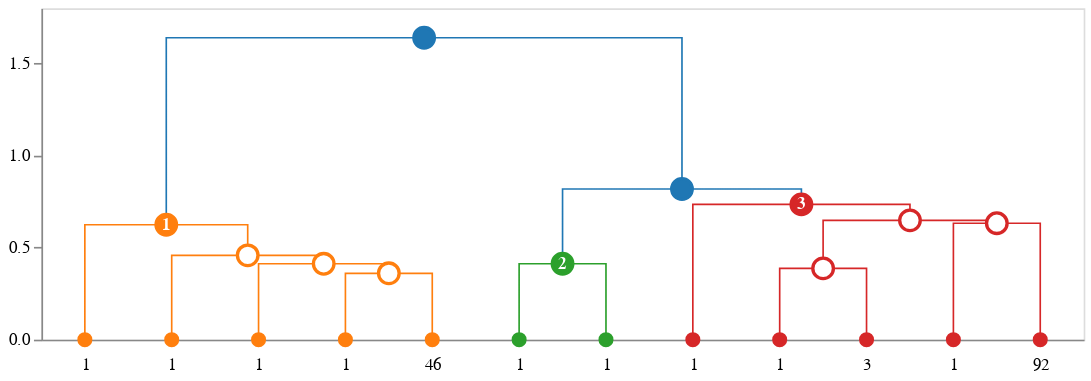

Source (notebook cell):
### Markdown cell above
### Altair

### Code cell
dendrogram.plot(
    backend='altair',
    height=200, width=629,    
)

### Figure 1 — Vega-Lite specification as saved in the notebook (floating-point values rounded to 4 significant figures)
{"layer": [{"data": {"name": "data-14cecd4bee7b75d255fafc30acb8179d"}, "mark": "line", "encoding": {"color": {"field": "fillcolor", "legend": null, "scale": null, "type": "nominal"}, "detail": {"field": "index", "type": "quantitative"}, "order": {"field": "_order_helper", "type": "quantitative"}, "strokeDash": {"field": "strokedash", "legend": null, "scale": null, "type": "nominal"}, "strokeOpacity": {"field": "strokeopacity", "legend": null, "scale": null, "type": "quantitative"}, "strokeWidth": {"field": "strokewidth", "legend": null, "scale": null, "type": "quantitative"}, "x": {"axis": {"grid": false, "labelAngle": 0, "labelExpr": "datum.value == 5.0 ? '1' : datum.value == 15.0 ? '1' : datum.value == 25.0 ? '1' : datum.value == 35.0 ? '1' : datum.value == 45.0 ? '46' : datum.value == 55.0 ? '1' : datum.value == 65.0 ? '1' : datum.value == 75.0 ? '1' : datum.value == 85.0 ? '1' : datum.value == 95.0 ? '3' : datum.value == 105.0 ? '1' : datum.value == 115.0 ? '92' : ''", "labelPadding": 10, "orient": "bottom", "ticks": false, "values": [5.0, 15.0, 25.0, 35.0, 45.0, 55.0, 65.0, 75.0, 85.0, 95.0, 105.0, 115.0]}, "field": "x", "title": null, "type": "quantitative"}, "y": {"axis": {"grid": false}, "field": "y", "scale": {"reverse": false, "type": "linear"}, "title": null, "type": "quantitative"}}}, {"layer": [{"layer": [{"mark": "point", "encoding": {"fill": {"field": "fillcolor", "scale": null, "type": "nominal"}, "opacity": {"field": "opacity", "scale": null, "type": "quantitative"}, "size": {"field": "size", "scale": null, "type": "quantitative"}, "stroke": {"field": "edgecolor", "scale": null, "type": "nominal"}, "tooltip": {"field": "hovertext", "type": "nominal"}, "x": {"axis": {"grid": false, "labelAngle": 0, "labelExpr": "datum.value == 5.0 ? '1' : datum.value == 15.0 ? '1' : datum.value == 25.0 ? '1' : datum.value == 35.0 ? '1' : datum.value == 45.0 ? '46' : datum.value == 55.0 ? '1' : datum.value == 65.0 ? '1' : datum.value == 75.0 ? '1' : datum.value == 85.0 ? '1' : datum.value == 95.0 ? '3' : datum.value == 105.0 ? '1' : datum.value == 115.0 ? '92' : ''", "labelPadding": 10, "orient": "bottom", "ticks": false, "values": [5.0, 15.0, 25.0, 35.0, 45.0, 55.0, 65.0, 75.0, 85.0, 95.0, 105.0, 115.0]}, "field": "x", "title": null, "type": "quantitative"}, "y": {"axis": {"grid": false}, "field": "y", "scale": {"reverse": false, "type": "linear"}, "title": null, "type": "quantitative"}}}, {"mark": {"type": "text", "fontWeight": "bold"}, "encoding": {"color": {"field": "labelcolor", "scale": null, "type": "nominal"}, "size": {"field": "labelsize", "scale": null, "type": "quantitative"}, "text": {"field": "label", "type": "nominal"}, "tooltip": {"field": "hovertext", "type": "nominal"}, "x": {"axis": {"grid": false, "labelAngle": 0, "labelExpr": "datum.value == 5.0 ? '1' : datum.value == 15.0 ? '1' : datum.value == 25.0 ? '1' : datum.value == 35.0 ? '1' : datum.value == 45.0 ? '46' : datum.value == 55.0 ? '1' : datum.value == 65.0 ? '1' : datum.value == 75.0 ? '1' : datum.value == 85.0 ? '1' : datum.value == 95.0 ? '3' : datum.value == 105.0 ? '1' : datum.value == 115.0 ? '92' : ''", "labelPadding": 10, "orient": "bottom", "ticks": false, "values": [5.0, 15.0, 25.0, 35.0, 45.0, 55.0, 65.0, 75.0, 85.0, 95.0, 105.0, 115.0]}, "field": "x", "title": null, "type": "quantitative"}, "y": {"axis": {"grid": false}, "field": "y", "scale": {"reverse": false, "type": "linear"}, "title": null, "type": "quantitative"}}}]}], "data": {"name": "data-0bad9ac68e1ead0298d3c832bc7a79db"}}], "height": 200, "width": 629, "$schema": "https://vega.github.io/schema/vega-lite/v4.17.0.json", "datasets": {"data-14cecd4bee7b75d255fafc30acb8179d": [{"index": 0, "x": 35.0, "y": 0.0, "fillcolor": "#ff7f0e", "id": 269, "children_id": [15, 263], "cluster_id": null, "strokewidth": 1.0, "strokedash": [1, 0], "strokeopacity": 1.0, "_order_helper": 0}, {"index": 0, "x": 35.0, "y": 0.3606, "fillcolor": "#ff7f0e", "id": 269, "children_id": [15, 263], "cluster_id": null, "strokewidth": 1.0, "strokedash": [1, 0], "strokeopacity": 1.0, "_order_helper": 1}, {"index": 0, "x": 45.0, "y": 0.3606, "fillcolor": "#ff7f0e", "id": 269, "children_id": [15, 263], "cluster_id": null, "strokewidth": 1.0, "strokedash": [1, 0], "strokeopacity": 1.0, "_order_helper": 2}, {"index": 0, "x": 45.0, "y": 0.0, "fillcolor": "#ff7f0e", "id": 269, "children_id": [15, 263], "cluster_id": null, "strokewidth": 1.0, "strokedash": [1, 0], "strokeopacity": 1.0, "_order_helper": 3}, {"index": 1, "x": 25.0, "y": 0.0, "fillcolor": "#ff7f0e", "id": 278, "children_id": [14, 269], "cluster_id": null, "strokewidth": 1.0, "strokedash": [1, 0], "strokeopacity": 1.0, "_order_helper": 0}, {"index": 1, "x": 25.0, "y": 0.4123, "fillcolor": "#ff7f0e", "id": 278, "children_id": [14, 269], "cluster_id": null, "strokewidth": 1.0, "strokedash": [1, 0], "strokeopacity": 1.0, "_order_helper": 1}, {"index": 1, "x": 40.0, "y": 0.4123, "fillcolor": "#ff7f0e", "id": 278, "children_id": [14, 269], "cluster_id": null, "strokewidth": 1.0, "strokedash": [1, 0], "strokeopacity": 1.0, "_order_helper": 2}, {"index": 1, "x": 40.0, "y": 0.3606, "fillcolor": "#ff7f0e", "id": 278, "children_id": [14, 269], "cluster_id": null, "strokewidth": 1.0, "strokedash": [1, 0], "strokeopacity": 1.0, "_order_helper": 3}, {"index": 2, "x": 15.0, "y": 0.0, "fillcolor": "#ff7f0e", "id": 285, "children_id": [22, 278], "cluster_id": null, "strokewidth": 1.0, "strokedash": [1, 0], "strokeopacity": 1.0, "_order_helper": 0}, {"index": 2, "x": 15.0, "y": 0.4583, "fillcolor": "#ff7f0e", "id": 285, "children_id": [22, 278], "cluster_id": null, "strokewidth": 1.0, "strokedash": [1, 0], "strokeopacity": 1.0, "_order_helper": 1}, {"index": 2, "x": 32.5, "y": 0.4583, "fillcolor": "#ff7f0e", "id": 285, "children_id": [22, 278], "cluster_id": null, "strokewidth": 1.0, "strokedash": [1, 0], "strokeopacity": 1.0, "_order_helper": 2}, {"index": 2, "x": 32.5, "y": 0.4123, "fillcolor": "#ff7f0e", "id": 285, "children_id": [22, 278], "cluster_id": null, "strokewidth": 1.0, "strokedash": [1, 0], "strokeopacity": 1.0, "_order_helper": 3}, {"index": 3, "x": 5.0, "y": 0.0, "fillcolor": "#ff7f0e", "id": 293, "children_id": [41, 285], "cluster_id": 1.0, "strokewidth": 1.0, "strokedash": [1, 0], "strokeopacity": 1.0, "_order_helper": 0}, {"index": 3, "x": 5.0, "y": 0.6245, "fillcolor": "#ff7f0e", "id": 293, "children_id": [41, 285], "cluster_id": 1.0, "strokewidth": 1.0, "strokedash": [1, 0], "strokeopacity": 1.0, "_order_helper": 1}, {"index": 3, "x": 23.75, "y": 0.6245, "fillcolor": "#ff7f0e", "id": 293, "children_id": [41, 285], "cluster_id": 1.0, "strokewidth": 1.0, "strokedash": [1, 0], "strokeopacity": 1.0, "_order_helper": 2}, {"index": 3, "x": 23.75, "y": 0.4583, "fillcolor": "#ff7f0e", "id": 293, "children_id": [41, 285], "cluster_id": 1.0, "strokewidth": 1.0, "strokedash": [1, 0], "strokeopacity": 1.0, "_order_helper": 3}, {"index": 4, "x": 55.0, "y": 0.0, "fillcolor": "#2ca02c", "id": 279, "children_id": [117, 131], "cluster_id": 2.0, "strokewidth": 1.0, "strokedash": [1, 0], "strokeopacity": 1.0, "_order_helper": 0}, {"index": 4, "x": 55.0, "y": 0.4123, "fillcolor": "#2ca02c", "id": 279, "children_id": [117, 131], "cluster_id": 2.0, "strokewidth": 1.0, "strokedash": [1, 0], "strokeopacity": 1.0, "_order_helper": 1}, {"index": 4, "x": 65.0, "y": 0.4123, "fillcolor": "#2ca02c", "id": 279, "children_id": [117, 131], "cluster_id": 2.0, "strokewidth": 1.0, "strokedash": [1, 0], "strokeopacity": 1.0, "_order_helper": 2}, {"index": 4, "x": 65.0, "y": 0.0, "fillcolor": "#2ca02c", "id": 279, "children_id": [117, 131], "cluster_id": 2.0, "strokewidth": 1.0, "strokedash": [1, 0], "strokeopacity": 1.0, "_order_helper": 3}, {"index": 5, "x": 85.0, "y": 0.0, "fillcolor": "#d62728", "id": 273, "children_id": [98, 265], "cluster_id": null, "strokewidth": 1.0, "strokedash": [1, 0], "strokeopacity": 1.0, "_order_helper": 0}, {"index": 5, "x": 85.0, "y": 0.3873, "fillcolor": "#d62728", "id": 273, "children_id": [98, 265], "cluster_id": null, "strokewidth": 1.0, "strokedash": [1, 0], "strokeopacity": 1.0, "_order_helper": 1}, {"index": 5, "x": 95.0, "y": 0.3873, "fillcolor": "#d62728", "id": 273, "children_id": [98, 265], "cluster_id": null, "strokewidth": 1.0, "strokedash": [1, 0], "strokeopacity": 1.0, "_order_helper": 2}, {"index": 5, "x": 95.0, "y": 0.0, "fillcolor": "#d62728", "id": 273, "children_id": [98, 265], "cluster_id": null, "strokewidth": 1.0, "strokedash": [1, 0], "strokeopacity": 1.0, "_order_helper": 3}, {"index": 6, "x": 105.0, "y": 0.0, "fillcolor": "#d62728", "id": 294, "children_id": [109, 292], "cluster_id": null, "strokewidth": 1.0, "strokedash": [1, 0], "strokeopacity": 1.0, "_order_helper": 0}, {"index": 6, "x": 105.0, "y": 0.6325, "fillcolor": "#d62728", "id": 294, "children_id": [109, 292], "cluster_id": null, "strokewidth": 1.0, "strokedash": [1, 0], "strokeopacity": 1.0, "_order_helper": 1}, {"index": 6, "x": 115.0, "y": 0.6325, "fillcolor": "#d62728", "id": 294, "children_id": [109, 292], "cluster_id": null, "strokewidth": 1.0, "strokedash": [1, 0], "strokeopacity": 1.0, "_order_helper": 2}, {"index": 6, "x": 115.0, "y": 0.0, "fillcolor": "#d62728", "id": 294, "children_id": [109, 292], "cluster_id": null, "strokewidth": 1.0, "strokedash": [1, 0], "strokeopacity": 1.0, "_order_helper": 3}, {"index": 7, "x": 90.0, "y": 0.3873, "fillcolor": "#d62728", "id": 295, "children_id": [273, 294], "cluster_id": null, "strokewidth": 1.0, "strokedash": [1, 0], "strokeopacity": 1.0, "_order_helper": 0}, {"index": 7, "x": 90.0, "y": 0.6481, "fillcolor": "#d62728", "id": 295, "children_id": [273, 294], "cluster_id": null, "strokewidth": 1.0, "strokedash": [1, 0], "strokeopacity": 1.0, "_order_helper": 1}, {"index": 7, "x": 110.0, "y": 0.6481, "fillcolor": "#d62728", "id": 295, "children_id": [273, 294], "cluster_id": null, "strokewidth": 1.0, "strokedash": [1, 0], "strokeopacity": 1.0, "_order_helper": 2}, {"index": 7, "x": 110.0, "y": 0.6325, "fillcolor": "#d62728", "id": 295, "children_id": [273, 294], "cluster_id": null, "strokewidth": 1.0, "strokedash": [1, 0], "strokeopacity": 1.0, "_order_helper": 3}, {"index": 8, "x": 75.0, "y": 0.0, "fillcolor": "#d62728", "id": 296, "children_id": [106, 295], "cluster_id": 3.0, "strokewidth": 1.0, "strokedash": [1, 0], "strokeopacity": 1.0, "_order_helper": 0}, {"index": 8, "x": 75.0, "y": 0.7348, "fillcolor": "#d62728", "id": 296, "children_id": [106, 295], "cluster_id": 3.0, "strokewidth": 1.0, "strokedash": [1, 0], "strokeopacity": 1.0, "_order_helper": 1}, {"index": 8, "x": 100.0, "y": 0.7348, "fillcolor": "#d62728", "id": 296, "children_id": [106, 295], "cluster_id": 3.0, "strokewidth": 1.0, "strokedash": [1, 0], "strokeopacity": 1.0, "_order_helper": 2}, {"index": 8, "x": 100.0, "y": 0.6481, "fillcolor": "#d62728", "id": 296, "children_id": [106, 295], "cluster_id": 3.0, "strokewidth": 1.0, "strokedash": [1, 0], "strokeopacity": 1.0, "_order_helper": 3}, {"index": 9, "x": 60.0, "y": 0.4123, "fillcolor": "#1f77b4", "id": 297, "children_id": [279, 296], "cluster_id": null, "strokewidth": 1.0, "strokedash": [1, 0], "strokeopacity": 1.0, "_order_helper": 0}, {"index": 9, "x": 60.0, "y": 0.8185, "fillcolor": "#1f77b4", "id": 297, "children_id": [279, 296], "cluster_id": null, "strokewidth": 1.0, "strokedash": [1, 0], "strokeopacity": 1.0, "_order_helper": 1}, {"index": 9, "x": 87.5, "y": 0.8185, "fillcolor": "#1f77b4", "id": 297, "children_id": [279, 296], "cluster_id": null, "strokewidth": 1.0, "strokedash": [1, 0], "strokeopacity": 1.0, "_order_helper": 2}, {"index": 9, "x": 87.5, "y": 0.7348, "fillcolor": "#1f77b4", "id": 297, "children_id": [279, 296], "cluster_id": null, "strokewidth": 1.0, "strokedash": [1, 0], "strokeopacity": 1.0, "_order_helper": 3}, {"index": 10, "x": 14.38, "y": 0.6245, "fillcolor": "#1f77b4", "id": 298, "children_id": [293, 297], "cluster_id": null, "strokewidth": 1.0, "strokedash": [1, 0], "strokeopacity": 1.0, "_order_helper": 0}, {"index": 10, "x": 14.38, "y": 1.64, "fillcolor": "#1f77b4", "id": 298, "children_id": [293, 297], "cluster_id": null, "strokewidth": 1.0, "strokedash": [1, 0], "strokeopacity": 1.0, "_order_helper": 1}, {"index": 10, "x": 73.75, "y": 1.64, "fillcolor": "#1f77b4", "id": 298, "children_id": [293, 297], "cluster_id": null, "strokewidth": 1.0, "strokedash": [1, 0], "strokeopacity": 1.0, "_order_helper": 2}, {"index": 10, "x": 73.75, "y": 0.8185, "fillcolor": "#1f77b4", "id": 298, "children_id": [293, 297], "cluster_id": null, "strokewidth": 1.0, "strokedash": [1, 0], "strokeopacity": 1.0, "_order_helper": 3}], "data-0bad9ac68e1ead0298d3c832bc7a79db": [{"x": 5.0, "y": 0.0, "type": "leaf", "id": 41, "cluster_id": null, "edgecolor": "#ff7f0e", "label": "", "hovertext": {"# of items": "1", "linkage id": 41}, "fillcolor": "#ff7f0e", "radius": 4.0, "opacity": 1.0, "labelsize": 10.0, "labelcolor": "#fff", "_default_leaf_radius": 4.0, "_default_leaf_radius_if_cluster": 7.0, "size": 50.27}, {"x": 15.0, "y": 0.0, "type": "leaf", "id": 22, "cluster_id": null, "edgecolor": "#ff7f0e", "label": "", "hovertext": {"# of items": "1", "linkage id": 22}, "fillcolor": "#ff7f0e", "radius": 4.0, "opacity": 1.0, "labelsize": 10.0, "labelcolor": "#fff", "_default_leaf_radius": 4.0, "_default_leaf_radius_if_cluster": 7.0, "size": 50.27}, {"x": 25.0, "y": 0.0, "type": "leaf", "id": 14, "cluster_id": null, "edgecolor": "#ff7f0e", "label": "", "hovertext": {"# of items": "1", "linkage id": 14}, "fillcolor": "#ff7f0e", "radius": 4.0, "opacity": 1.0, "labelsize": 10.0, "labelcolor": "#fff", "_default_leaf_radius": 4.0, "_default_leaf_radius_if_cluster": 7.0, "size": 50.27}, {"x": 35.0, "y": 0.0, "type": "leaf", "id": 15, "cluster_id": null, "edgecolor": "#ff7f0e", "label": "", "hovertext": {"# of items": "1", "linkage id": 15}, "fillcolor": "#ff7f0e", "radius": 4.0, "opacity": 1.0, "labelsize": 10.0, "labelcolor": "#fff", "_default_leaf_radius": 4.0, "_default_leaf_radius_if_cluster": 7.0, "size": 50.27}, {"x": 45.0, "y": 0.0, "type": "leaf", "id": 263, "cluster_id": null, "edgecolor": "#ff7f0e", "label": "", "hovertext": {"# of items": "46", "linkage id": 263}, "fillcolor": "#ff7f0e", "radius": 4.0, "opacity": 1.0, "labelsize": 10.0, "labelcolor": "#fff", "_default_leaf_radius": 4.0, "_default_leaf_radius_if_cluster": 7.0, "size": 50.27}, {"x": 55.0, "y": 0.0, "type": "leaf", "id": 117, "cluster_id": null, "edgecolor": "#2ca02c", "label": "", "hovertext": {"# of items": "1", "linkage id": 117}, "fillcolor": "#2ca02c", "radius": 4.0, "opacity": 1.0, "labelsize": 10.0, "labelcolor": "#fff", "_default_leaf_radius": 4.0, "_default_leaf_radius_if_cluster": 7.0, "size": 50.27}, {"x": 65.0, "y": 0.0, "type": "leaf", "id": 131, "cluster_id": null, "edgecolor": "#2ca02c", "label": "", "hovertext": {"# of items": "1", "linkage id": 131}, "fillcolor": "#2ca02c", "radius": 4.0, "opacity": 1.0, "labelsize": 10.0, "labelcolor": "#fff", "_default_leaf_radius": 4.0, "_default_leaf_radius_if_cluster": 7.0, "size": 50.27}, {"x": 75.0, "y": 0.0, "type": "leaf", "id": 106, "cluster_id": null, "edgecolor": "#d62728", "label": "", "hovertext": {"# of items": "1", "linkage id": 106}, "fillcolor": "#d62728", "radius": 4.0, "opacity": 1.0, "labelsize": 10.0, "labelcolor": "#fff", "_default_leaf_radius": 4.0, "_default_leaf_radius_if_cluster": 7.0, "size": 50.27}, {"x": 85.0, "y": 0.0, "type": "leaf", "id": 98, "cluster_id": null, "edgecolor": "#d62728", "label": "", "hovertext": {"# of items": "1", "linkage id": 98}, "fillcolor": "#d62728", "radius": 4.0, "opacity": 1.0, "labelsize": 10.0, "labelcolor": "#fff", "_default_leaf_radius": 4.0, "_default_leaf_radius_if_cluster": 7.0, "size": 50.27}, {"x": 95.0, "y": 0.0, "type": "leaf", "id": 265, "cluster_id": null, "edgecolor": "#d62728", "label": "", "hovertext": {"# of items": "3", "linkage id": 265}, "fillcolor": "#d62728", "radius": 4.0, "opacity": 1.0, "labelsize": 10.0, "labelcolor": "#fff", "_default_leaf_radius": 4.0, "_default_leaf_radius_if_cluster": 7.0, "size": 50.27}, {"x": 105.0, "y": 0.0, "type": "leaf", "id": 109, "cluster_id": null, "edgecolor": "#d62728", "label": "", "hovertext": {"# of items": "1", "linkage id": 109}, "fillcolor": "#d62728", "radius": 4.0, "opacity": 1.0, "labelsize": 10.0, "labelcolor": "#fff", "_default_leaf_radius": 4.0, "_default_leaf_radius_if_cluster": 7.0, "size": 50.27}, {"x": 115.0, "y": 0.0, "type": "leaf", "id": 292, "cluster_id": null, "edgecolor": "#d62728", "label": "", "hovertext": {"# of items": "92", "linkage id": 292}, "fillcolor": "#d62728", "radius": 4.0, "opacity": 1.0, "labelsize": 10.0, "labelcolor": "#fff", "_default_leaf_radius": 4.0, "_default_leaf_radius_if_cluster": 7.0, "size": 50.27}, {"x": 40.0, "y": 0.3606, "type": "subcluster", "id": 269, "cluster_id": null, "edgecolor": "#ff7f0e", "label": "", "hovertext": {"# of items": "47", "linkage id": 269}, "fillcolor": "#fff", "radius": 7.0, "opacity": 1.0, "labelsize": 10.0, "labelcolor": "#fff", "_default_leaf_radius": 4.0, "_default_leaf_radius_if_cluster": 7.0, "size": 153.9}, {"x": 32.5, "y": 0.4123, "type": "subcluster", "id": 278, "cluster_id": null, "edgecolor": "#ff7f0e", "label": "", "hovertext": {"# of items": "48", "linkage id": 278}, "fillcolor": "#fff", "radius": 7.0, "opacity": 1.0, "labelsize": 10.0, "labelcolor": "#fff", "_default_leaf_radius": 4.0, "_default_leaf_radius_if_cluster": 7.0, "size": 153.9}, {"x": 23.75, "y": 0.4583, "type": "subcluster", "id": 285, "cluster_id": null, "edgecolor": "#ff7f0e", "label": "", "hovertext": {"# of items": "49", "linkage id": 285}, "fillcolor": "#fff", "radius": 7.0, "opacity": 1.0, "labelsize": 10.0, "labelcolor": "#fff", "_default_leaf_radius": 4.0, "_default_leaf_radius_if_cluster": 7.0, "size": 153.9}, {"x": 14.38, "y": 0.6245, "type": "cluster", "id": 293, "cluster_id": 1.0, "edgecolor": "#ff7f0e", "label": "1", "hovertext": {"# of items": "50", "linkage id": 293}, "fillcolor": "#ff7f0e", "radius": 7.0, "opacity": 1.0, "labelsize": 10.0, "labelcolor": "#fff", "_default_leaf_radius": 4.0, "_default_leaf_radius_if_cluster": 7.0, "size": 153.9}, {"x": 60.0, "y": 0.4123, "type": "cluster", "id": 279, "cluster_id": 2.0, "edgecolor": "#2ca02c", "label": "2", "hovertext": {"# of items": "2", "linkage id": 279}, "fillcolor": "#2ca02c", "radius": 7.0, "opacity": 1.0, "labelsize": 10.0, "labelcolor": "#fff", "_default_leaf_radius": 4.0, "_default_leaf_radius_if_cluster": 7.0, "size": 153.9}, {"x": 90.0, "y": 0.3873, "type": "subcluster", "id": 273, "cluster_id": null, "edgecolor": "#d62728", "label": "", "hovertext": {"# of items": "4", "linkage id": 273}, "fillcolor": "#fff", "radius": 7.0, "opacity": 1.0, "labelsize": 10.0, "labelcolor": "#fff", "_default_leaf_radius": 4.0, "_default_leaf_radius_if_cluster": 7.0, "size": 153.9}, {"x": 110.0, "y": 0.6325, "type": "subcluster", "id": 294, "cluster_id": null, "edgecolor": "#d62728", "label": "", "hovertext": {"# of items": "93", "linkage id": 294}, "fillcolor": "#fff", "radius": 7.0, "opacity": 1.0, "labelsize": 10.0, "labelcolor": "#fff", "_default_leaf_radius": 4.0, "_default_leaf_radius_if_cluster": 7.0, "size": 153.9}, {"x": 100.0, "y": 0.6481, "type": "subcluster", "id": 295, "cluster_id": null, "edgecolor": "#d62728", "label": "", "hovertext": {"# of items": "97", "linkage id": 295}, "fillcolor": "#fff", "radius": 7.0, "opacity": 1.0, "labelsize": 10.0, "labelcolor": "#fff", "_default_leaf_radius": 4.0, "_default_leaf_radius_if_cluster": 7.0, "size": 153.9}, {"x": 87.5, "y": 0.7348, "type": "cluster", "id": 296, "cluster_id": 3.0, "edgecolor": "#d62728", "label": "3", "hovertext": {"# of items": "98", "linkage id": 296}, "fillcolor": "#d62728", "radius": 7.0, "opacity": 1.0, "labelsize": 10.0, "labelcolor": "#fff", "_default_leaf_radius": 4.0, "_default_leaf_radius_if_cluster": 7.0, "size": 153.9}, {"x": 73.75, "y": 0.8185, "type": "supercluster", "id": 297, "cluster_id": null, "edgecolor": "#1f77b4", "label": "", "hovertext": {"# of items": "100", "linkage id": 297}, "fillcolor": "#1f77b4", "radius": 7.0, "opacity": 1.0, "labelsize": 10.0, "labelcolor": "#fff", "_default_leaf_radius": 4.0, "_default_leaf_radius_if_cluster": 7.0, "size": 153.9}, {"x": 44.06, "y": 1.64, "type": "supercluster", "id": 298, "cluster_id": null, "edgecolor": "#1f77b4", "label": "", "hovertext": {"# of items": "150", "linkage id": 298}, "fillcolor": "#1f77b4", "radius": 7.0, "opacity": 1.0, "labelsize": 10.0, "labelcolor": "#fff", "_default_leaf_radius": 4.0, "_default_leaf_radius_if_cluster": 7.0, "size": 153.9}]}}
